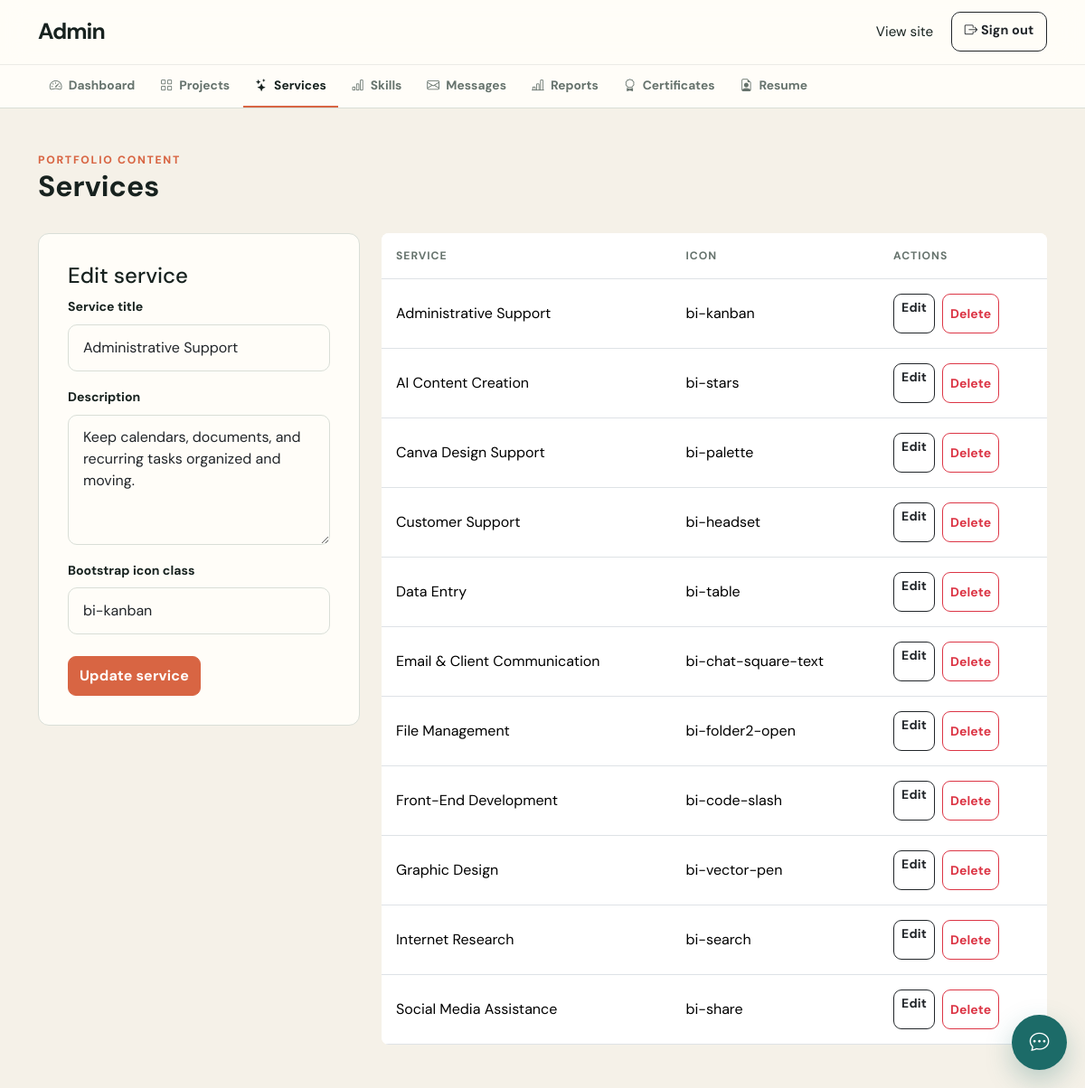
The page /admin/services.php?edit=1 (signed in) on the database its author committed.
### tables this page shows
CREATE TABLE IF NOT EXISTS services (id INT UNSIGNED AUTO_INCREMENT PRIMARY KEY, title VARCHAR(150) NOT NULL, description TEXT NOT NULL, icon VARCHAR(80) NOT NULL DEFAULT 'bi-stars', created_at TIMESTAMP DEFAULT CURRENT_TIMESTAMP);

### includes/functions.php (called while the page is built, shortened)
<?php
function e($value): string
{
    return htmlspecialchars((string) $value, ENT_QUOTES, 'UTF-8');
}

### admin/services.php (the view, shortened to what this page needs)
<?php
require_once __DIR__ . '/../config/database.php';
require_once __DIR__ . '/../includes/functions.php';
$editService = null;
if (isset($_GET['edit'])) {
    $statement = $pdo->prepare('SELECT * FROM services WHERE id = ?');
    $statement->execute([(int) $_GET['edit']]);
    $editService = $statement->fetch();
}
$services = $pdo->query(
    'SELECT MIN(id) AS id, title, description, icon '
    . 'FROM services GROUP BY title, description, icon '
    . 'ORDER BY title'
)->fetchAll();
require __DIR__ . '/includes/header.php';
?>
<div class="admin-page-header mb-4">
    <div>
        <div class="section-kicker">Portfolio content</div>
        <h1 class="h2 fw-bold">Services</h1>
    </div>
</div>
<div class="row g-4">
    <div class="col-lg-4">
        <section class="soft-panel">
            <h2 class="h4">
                <?= $editService ? 'Edit' : 'Add' ?> service
            </h2>
            <form method="post">
                <div class="mb-3">
                    <label class="form-label" for="title">Service title</label>
                    <input
                        class="form-control"
                        id="title"
                        name="title"
                        value="<?= e($editService['title'] ?? '') ?>"
                        required
                    >
                </div>
                <div class="mb-3">
                    <label class="form-label" for="description">Description</label>
                    <textarea
                        class="form-control"
                        id="description"
                        name="description"
                        rows="4"
                        required
                    ><?= e($editService['description'] ?? '') ?></textarea>
                </div>
                <div class="mb-4">
                    <label class="form-label" for="icon">Bootstrap icon class</label>
                    <input
                        class="form-control"
                        id="icon"
                        name="icon"
                        placeholder="bi-stars"
                        value="<?= e($editService['icon'] ?? 'bi-stars') ?>"
                        required
                    >
                </div>
                <button class="btn btn-primary" type="submit">
                    <?= $editService ? 'Update' : 'Add' ?> service
                </button>
            </form>
        </section>
    </div>
    <div class="col-lg-8">
        <div class="table-responsive bg-white rounded-3">
            <table class="table admin-table">
                <thead>
                    <tr>
                        <th scope="col">Service</th>
                        <th scope="col">Icon</th>
                        <th scope="col">Actions</th>
                    </tr>
                </thead>
                <tbody>
                    <?php foreach ($services as $service): ?>
                        <tr>
                            <td><?= e($service['title']) ?></td>
                            <td><?= e($service['icon']) ?></td>
                            <td>
                                <div class="d-flex flex-wrap gap-2">
                                    <a
                                        href="?edit=<?= (int) $service['id'] ?>"
                                        class="btn btn-sm btn-outline-dark"
                                    >
                                        Edit
                                    </a>
                                    <form method="post">
                                        <button
                                            class="btn btn-sm btn-outline-danger"
                                            name="delete"
                                            type="submit"
                                            data-confirm="Delete this service?"
                                        >
                                            Delete
                                        </button>
                                    </form>
                                </div>
                            </td>
                        </tr>
                    <?php endforeach; ?>
                </tbody>
            </table>
        </div>
    </div>
</div>
<?php require __DIR__ . '/includes/footer.php'; ?>

### assets/css/style.css (style rules this page uses)
:root { --ink: #17221f; --muted: #66736d; --cream: #f5f1e8; --paper: #fffdf8; --accent: #d86543; --accent-dark: #b94f32; --teal: #1c6b68; --teal-soft: #e5f0ec; --line: #d9ded7; --shadow: 0 14px 34px rgba(23, 34, 31, .07); --shadow-soft: 0 4px 18px rgba(23, 34, 31, .035); --radius: 12px; }
* { box-sizing: border-box; }
html { scroll-behavior: smooth; }
body { margin: 0; color: var(--ink); background: var(--cream); font-family: 'DM Sans', ui-sans-serif, system-ui, sans-serif; line-height: 1.55; overflow-x: hidden; }
a { color: inherit; }
.nav-link, .btn, .social-links a, .service-card, .project-card, .skill-card { transition: color .2s ease, background-color .2s ease, border-color .2s ease, transform .2s ease, box-shadow .2s ease; }
.btn { min-height: 44px; border-radius: 9px; font-weight: 700; letter-spacing: .01em; }
.btn-primary { background: var(--accent); border-color: var(--accent); }
.eyebrow, .section-kicker { color: var(--teal); font-size: .76rem; font-weight: 800; letter-spacing: .14em; text-transform: uppercase; }
.section-kicker { color: var(--accent); }
section { padding: 4.5rem 0; }
.soft-panel, .service-card, .project-card, .timeline-card, .certificate-card, .skill-card { background: var(--paper); border: 1px solid var(--line); border-radius: var(--radius); box-shadow: var(--shadow-soft); }
.soft-panel { box-shadow: none; }
h1, h2, h3, h4, h5, h6, .section-title, .display-title, .resume-name { font-family: 'DM Sans', ui-sans-serif, system-ui, sans-serif; }
.soft-panel { padding: 2rem; }
.form-control, .form-select { min-height: 48px; padding: .8rem 1rem; border: 1px solid var(--line); border-radius: 10px; background: var(--paper); transition: border-color .2s ease, box-shadow .2s ease, background-color .2s ease; }
textarea.form-control { min-height: 9rem; resize: vertical; }
.form-label { color: var(--ink); font-size: .88rem; font-weight: 700; }
.form-control::placeholder { color: #99a39e; }
.admin-page-header { display: flex; align-items: end; justify-content: space-between; gap: 1.5rem; }
.admin-page-header { display: flex; align-items: flex-end; justify-content: space-between; gap: 2rem; }
.admin-table { min-width: 640px; margin-bottom: 0; }
.admin-table th { color: var(--muted); font-size: .76rem; letter-spacing: .08em; text-transform: uppercase; }
.admin-table td, .admin-table th { padding: 1rem; vertical-align: middle; }
.admin-table tbody tr { transition: background-color .2s ease; }

### rows shown on the page
services: title "Administrative Support", description "Keep calendars, documents, and recurring tasks organized and moving.", icon "bi-kanban"

### other values the page prints
$navigationItem['label'] "Dashboard"
$navigationItem['label'] "Projects"
$navigationItem['label'] "Services"
$navigationItem['label'] "Skills"
$navigationItem['label'] "Messages"
$navigationItem['label'] "Reports"
$navigationItem['label'] "Certificates"
$navigationItem['label'] "Resume"
$service['title'] "Administrative Support"
$service['icon'] "bi-kanban"
$service['title'] "AI Content Creation"
$service['icon'] "bi-stars"
$service['title'] "Canva Design Support"
$service['icon'] "bi-palette"
$service['title'] "Customer Support"
